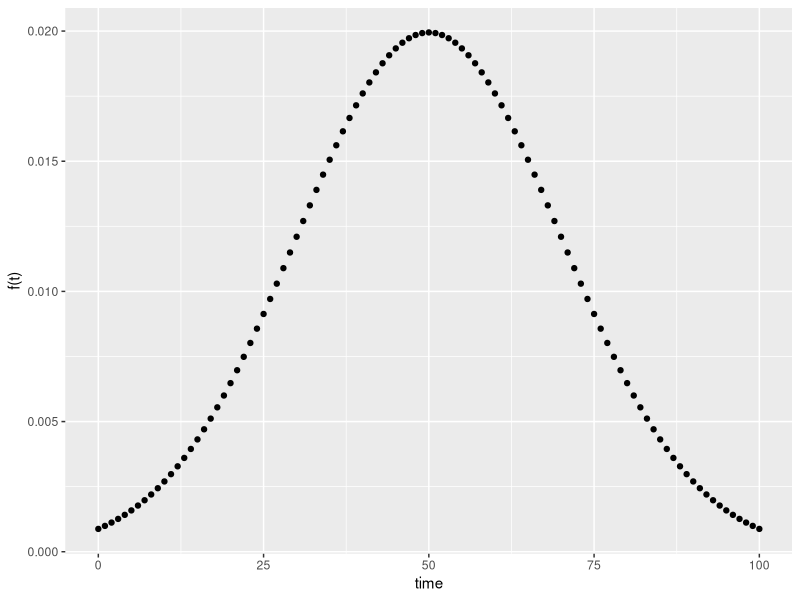
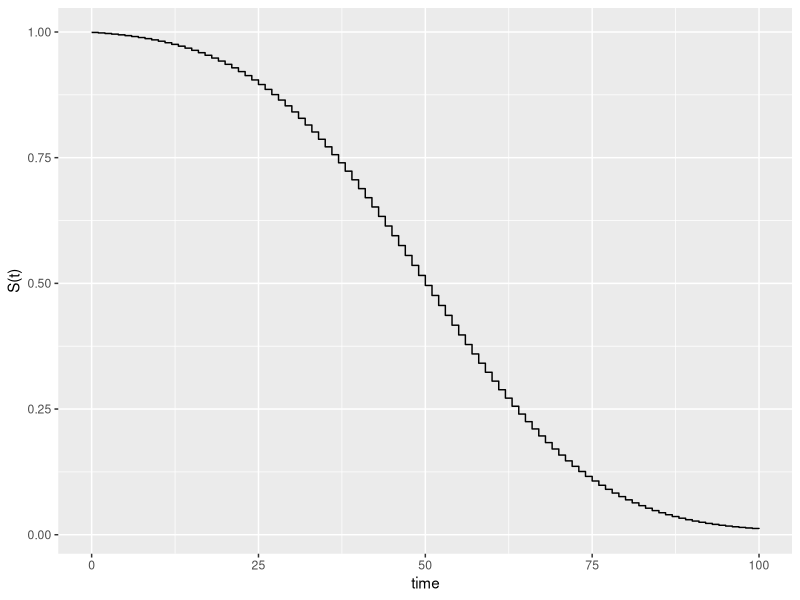
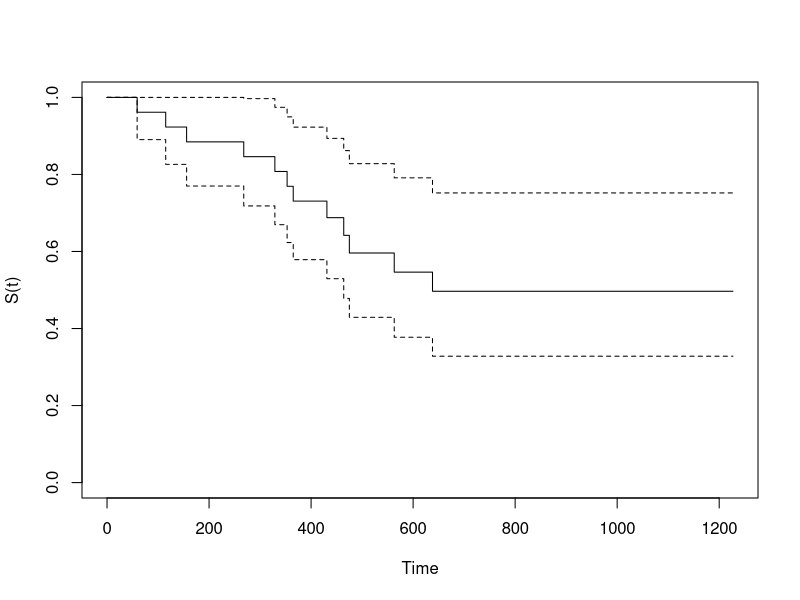
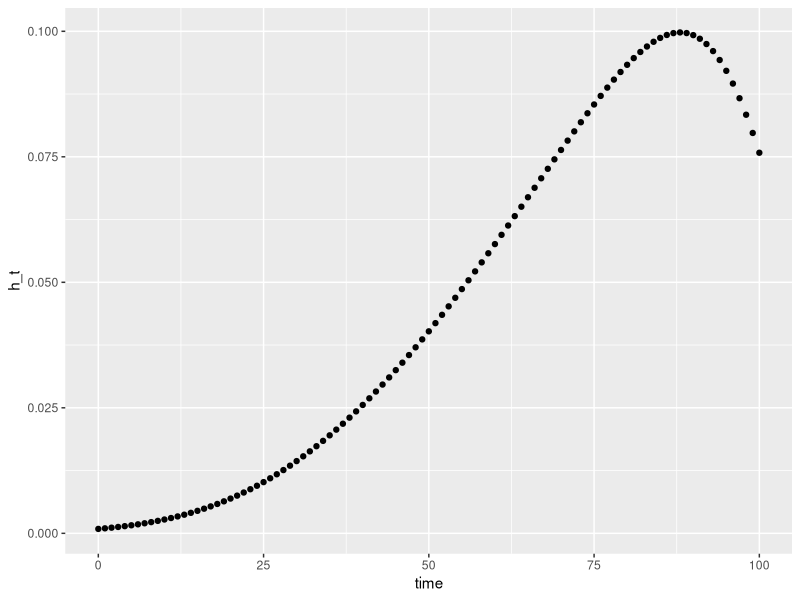
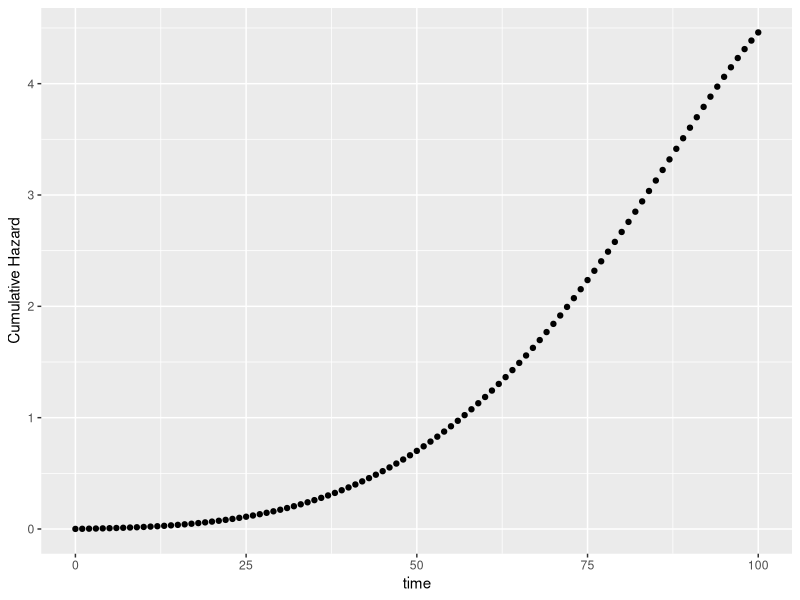

Reproduce these figures in R, in order.
## ---- chunk 1

library(tidyverse)

library(survival)
## ---- chunk 2
df <- tibble(time = seq(0,100, 1),
             f_t = dnorm(time, mean = 50, sd = 20))


ggplot(df, aes(x = time, y = f_t)) + geom_point() + labs(y = "f(t)")
## ---- chunk 3
df <- df %>%
  mutate(F_t = cumsum(f_t),
         S_t = 1 - F_t)


ggplot(df, aes(x = time, y = S_t)) + geom_step() + labs(y = "S(t)")
## ---- chunk 4
ovarian %>% select(time = futime, dead = fustat)
## ---- chunk 5
plot(survfit(Surv(time = ovarian$futime, event = ovarian$fustat) ~ 1 , data = ovarian), ylab = "S(t)", xlab = "Time")
## ---- chunk 6
df <- df %>%
  mutate(h_t = f_t/S_t)

ggplot(df, aes(x = time, y = h_t)) + geom_point()
## ---- chunk 7
df <- df %>% mutate(
         H_t= - log(S_t))

ggplot(df, aes(x = time, y = H_t)) + geom_point() +labs(y = "Cumulative Hazard")
## ---- chunk 8
df <- df %>% mutate(
        S_exp_neg_Ht = exp(-H_t),
         S_cumprod_1_minus_h_t = cumprod(1-h_t))

df
